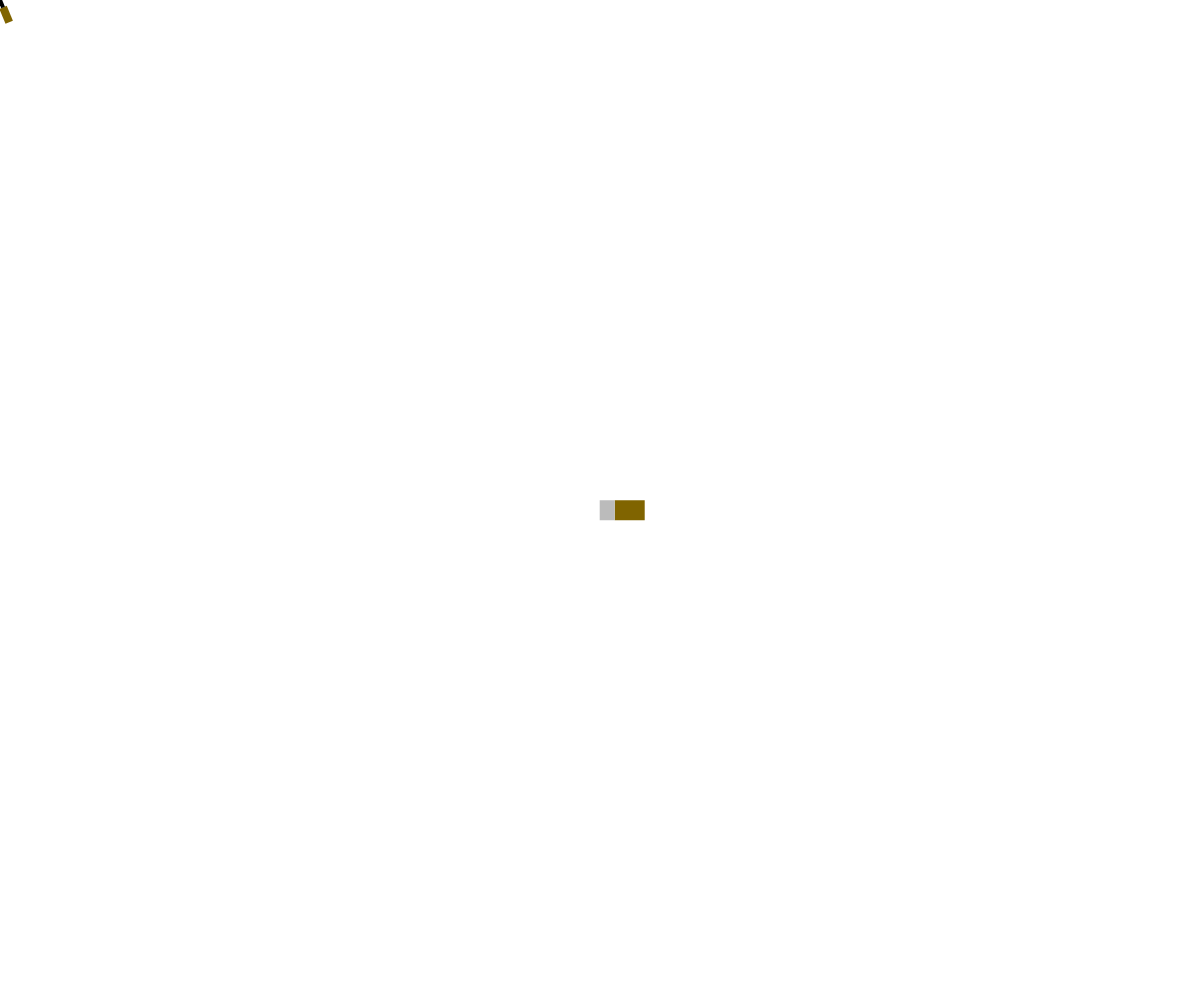
Frame 1 (no input)
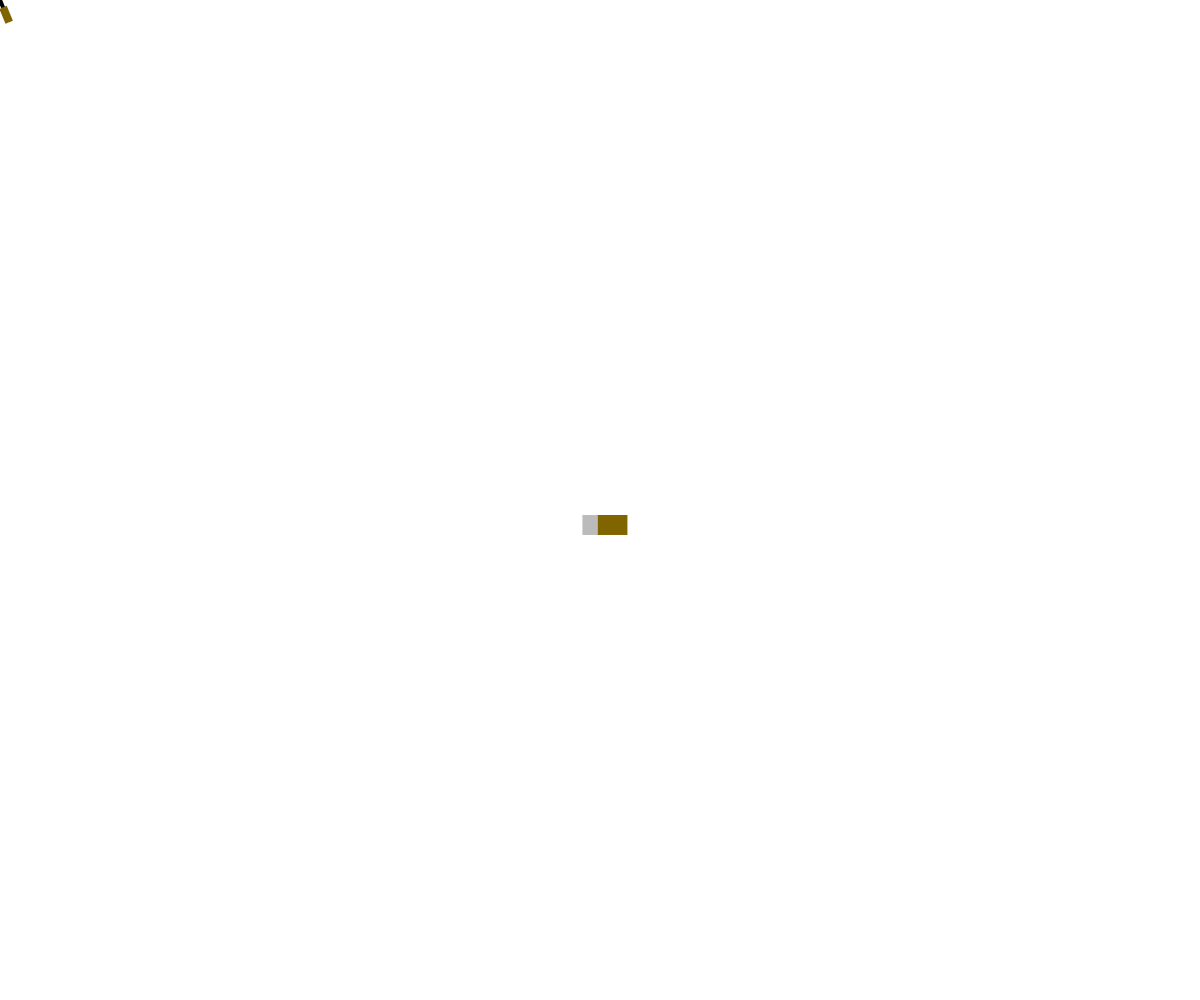
Frame 60 (no input)
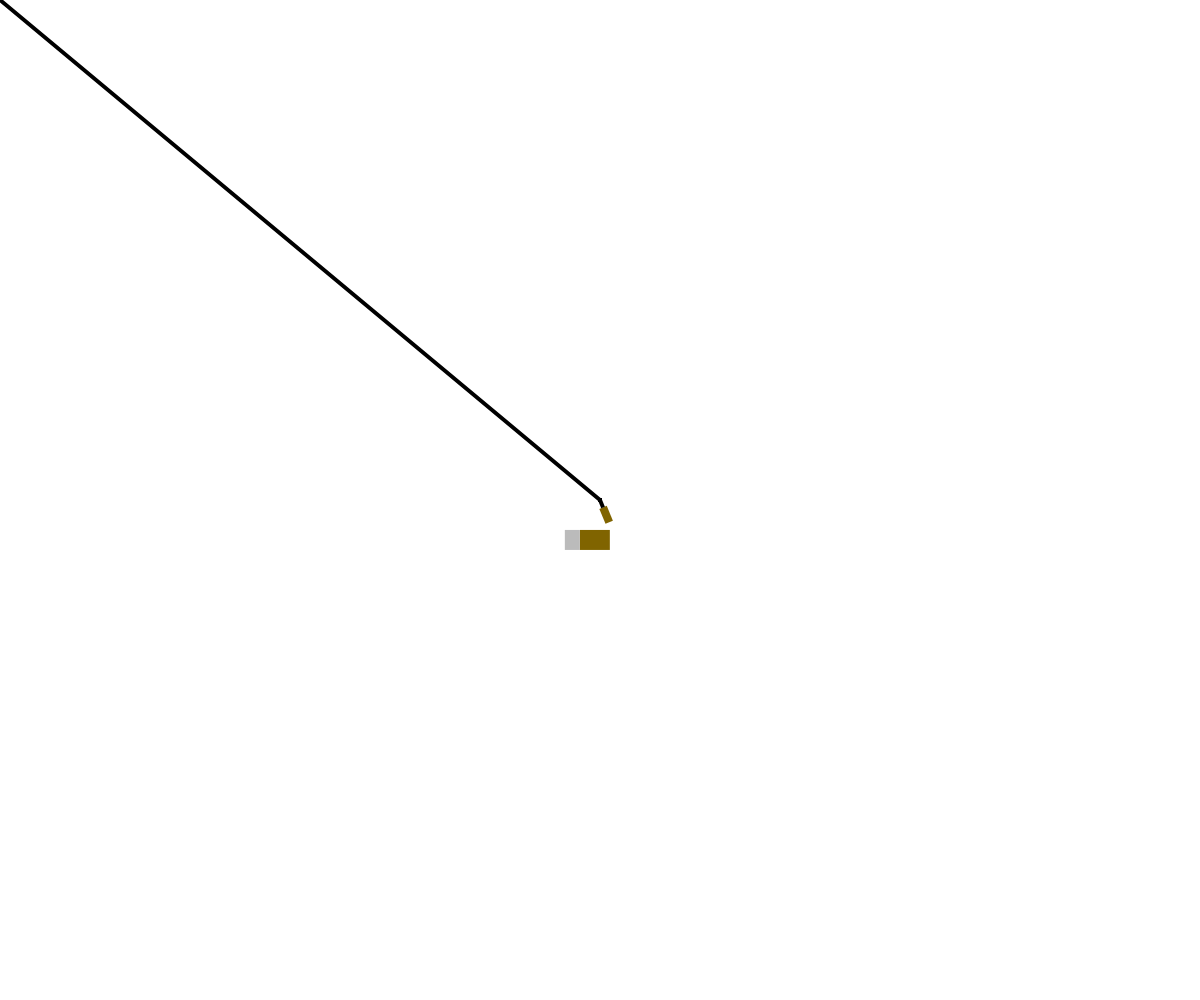
Frame 120 (the mouse pressed at the canvas centre since frame 60)

The p5.js sketch that drew these frames (run headless with seeded random() and noise() and a simulated clock; from frame 60 on, the mouse is pressed at the canvas centre):

// p5.js sketch
// ── sketch.js
let drawing = false;
let eraserX = 0;
let eraserY = 0;
let canvas;
let interval = 0;
let timer = 0;
let randomXSpeed = 0;
let randomYSpeed = 0;

function mousePressed() {
  drawing = true;
}

function mouseReleased() {
  drawing = false;
}

function windowResized() {
  resizeCanvas(windowWidth, windowHeight);
}

function setup() {
  createCanvas(windowWidth, windowHeight);
  noCursor();
  eraserX = windowWidth / 2;
  eraserY = windowHeight / 2;
  canvas = createGraphics(windowWidth, windowHeight);
  canvas.background(255);
  interval = random(1000, 3000);
  randomXSpeed = random() - 0.5;
  randomYSpeed = random() - 0.5;
}

function draw() {
  if (drawing) {
    canvas.stroke(0);
    canvas.strokeWeight(4);
    canvas.line(mouseX, mouseY, pmouseX, pmouseY);
  }

  image(canvas, 0, 0);

  // every 1 to 3 seconds, eraser decides where/whether it move
  if (millis() - timer > interval) {
    if (random() < 0.2) {
      randomXSpeed = 0;
      randomYSpeed = 0;
    } else {
      randomXSpeed = random() - 0.5;
      randomYSpeed = random() - 0.5;
    }

    timer = millis();
    interval = random(1000, 3000);
  }

  // move eraser
  eraserX += randomXSpeed;
  eraserY += randomYSpeed;

  // set boundaries for eraser
  if (eraserX < 0) {
    eraserX = 0;
  }
  if (eraserX > windowWidth - 45) {
    eraserX = windowWidth - 45;
  }
  if (eraserY < 0) {
    eraserY = 0;
  }
  if (eraserY > windowHeight - 20) {
    eraserY = windowHeight - 20;
  }

  drawPencil(mouseX, mouseY);
  drawEraser(eraserX, eraserY);
}

function drawEraser(x, y) {
  noStroke();
  canvas.noStroke();

  // eraser chilling
  if (randomXSpeed === 0 && randomYSpeed === 0) {
    fill("#806400");
    rect(x, y, 30, 20);
    fill("#bbbbbb");
    rect(x + 30, y, 15, 20);
  }

  // eraser face right and moving
  if (randomXSpeed > 0) {
    // erase the drawing
    canvas.fill(255);
    canvas.rect(x + 30, y, 15, 20);

    // draw eraser
    fill("#806400");
    rect(x, y, 30, 20);
    fill("#bbbbbb");
    rect(x + 30, y, 15, 20);
  }

  // eraser face left and moving
  if (randomXSpeed < 0) {
    // erase the drawing
    canvas.fill(255);
    canvas.rect(x, y, 15, 20);

    // draw eraser
    fill("#806400");
    rect(x + 15, y, 30, 20);
    fill("#bbbbbb");
    rect(x, y, 15, 20);
  }

  pop();
}

function drawPencil(x, y) {
  push();

  translate(x, y);
  rotate(-PI / 8);

  noStroke();
  fill("#806400");
  rect(-4, 8, 8, 16);

  fill("#000");
  rect(-2, 0, 4, 8);

  pop();
}
